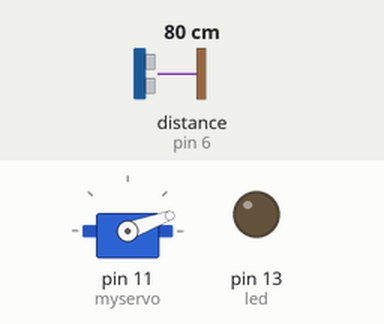
Recording of a sketch running on a simulated Arduino Uno, built with avr-gcc and run on an emulated ATmega328P. Shown: servo, output pins drawn as LEDs (lit = HIGH). Wiring (inferred from the names in the program): ultrasonic range finder: trigger pin 5; echo pin 6. The inputs (shaded band) are chosen by the test bench; at power-on: distance to the obstacle (sensor on pin 6) 80 cm. The echo pulse lasts 58.3 µs per cm; pins used as bus, display or sensor lines are not drawn.

Above: at 1.2 s.
1.3 s: distance to the obstacle (sensor on pin 6) set to 22 cm
2.8 s: distance to the obstacle (sensor on pin 6) set to 19 cm
At 4.0 s:
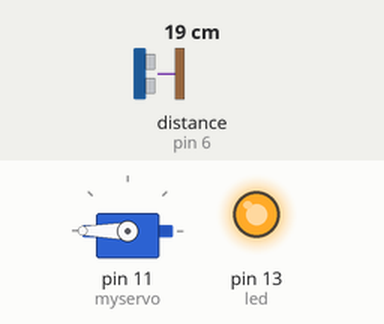
4.5 s: distance to the obstacle (sensor on pin 6) set to 35 cm
At 6.1 s:
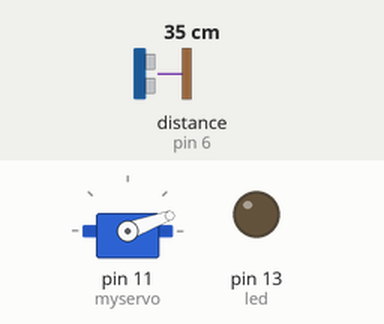
7.1 s: distance to the obstacle (sensor on pin 6) set to 2 cm
At 7.7 s:
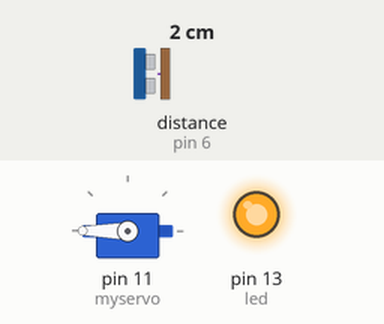
Timing chart, 0 to 9.6 s (numbered marks = the images above; inputs shaded):
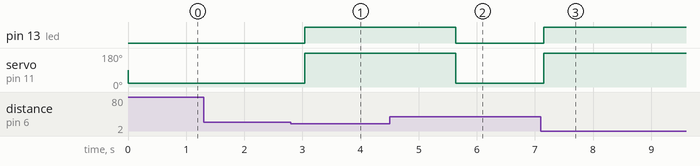

Measured:
- the behaviour switches between 21 and 20 cm on distance to the obstacle (sensor on pin 6) (found by bisection; images 0 and 1)
- after the input at 1.3 s, every drawn part: stays the same
- after the input at 2.8 s, pin 13 (led): LOW → HIGH after 0.24 s; servo on pin 11 (myservo): 20° → 180° after 0.24 s
- after the input at 4.5 s, pin 13 (led): HIGH → LOW after 1.1 s; servo on pin 11 (myservo): 180° → 20° after 1.1 s
- after the input at 7.1 s, pin 13 (led): LOW → HIGH after 0.05 s; servo on pin 11 (myservo): 20° → 180° after 0.05 s

The sketch:

sketch_jul10b_sourcecode.ino
```cpp
#include <Servo.h>

Servo myservo;
int pos = 20;
const int trigPin = 5;
const int echoPin = 6;
const int led = 13;

long duration;
float distance;

void setup() {
  myservo.attach(11);
  pinMode(trigPin, OUTPUT);
  pinMode(echoPin, INPUT);
  pinMode(led, OUTPUT);
}

void loop() {
  digitalWrite(trigPin, LOW);
  delayMicroseconds(2);

  digitalWrite(trigPin, HIGH);
  delayMicroseconds(10);
  digitalWrite(trigPin, LOW);

  duration = pulseIn(echoPin, HIGH);
  distance = duration * 0.034 / 2;

  if (distance < 20) {
    digitalWrite(led, HIGH);
    myservo.write(pos + 160); // Open lid
    delay(1000);              // Stay open for 1 sec
  } else {
    digitalWrite(led, LOW);
    myservo.write(pos);       // Close lid
  }

  delay(300); // Small delay before next reading
}
```
